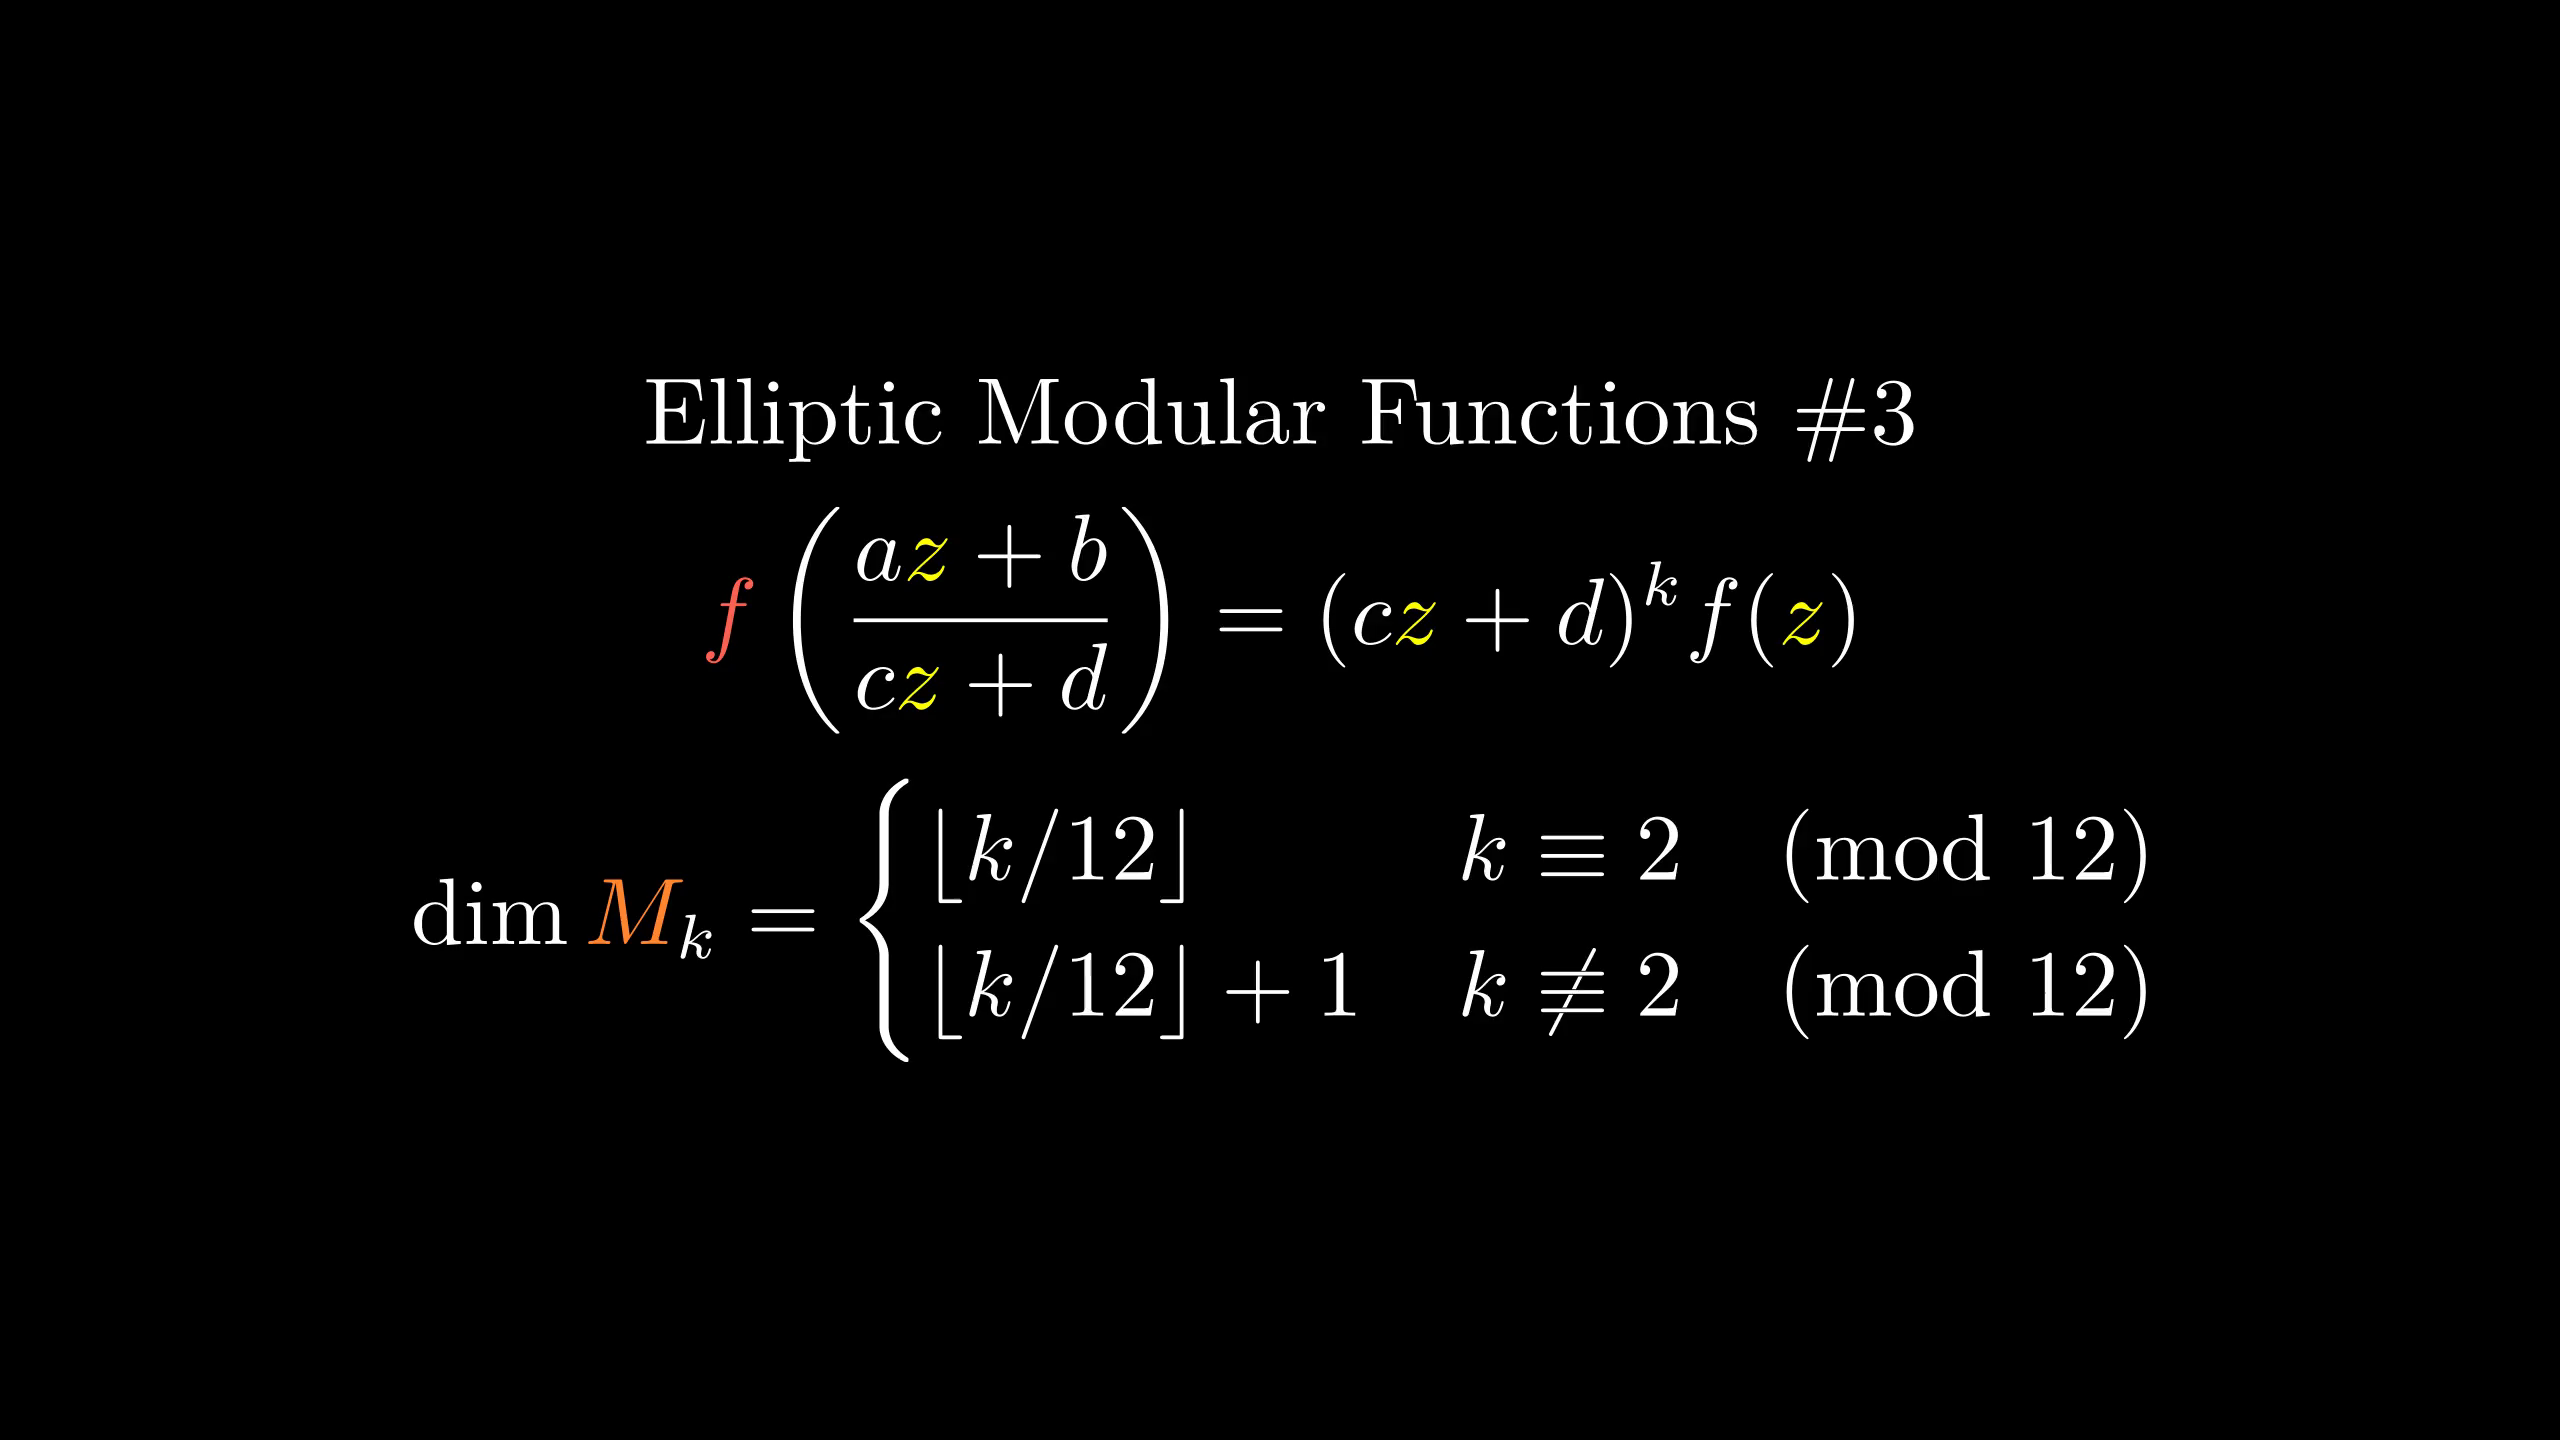

Here is the Python script that generated this plot:
from manimlib.imports import *

class FooScene(Scene):
    def construct(self):
        tit=TextMobject(r"Elliptic Modular Functions \#3")
        cmap={
            "{f}":RED,"z":YELLOW,"M":ORANGE
        }
        eqn=TexMobject(r"{f}\left(az+b\over cz+d\right)=(cz+d)^kf(z)",
            tex_to_color_map=cmap)
        eqn2=TexMobject(r"\dim M_k=\begin{cases}\lfloor k/12\rfloor & k\equiv2\pmod{12} \\\lfloor k/12\rfloor+1 & k\not\equiv2\pmod{12}\end{cases}",
            tex_to_color_map=cmap)
        self.add(VGroup(tit,eqn,eqn2).arrange(DOWN))
        self.wait()
